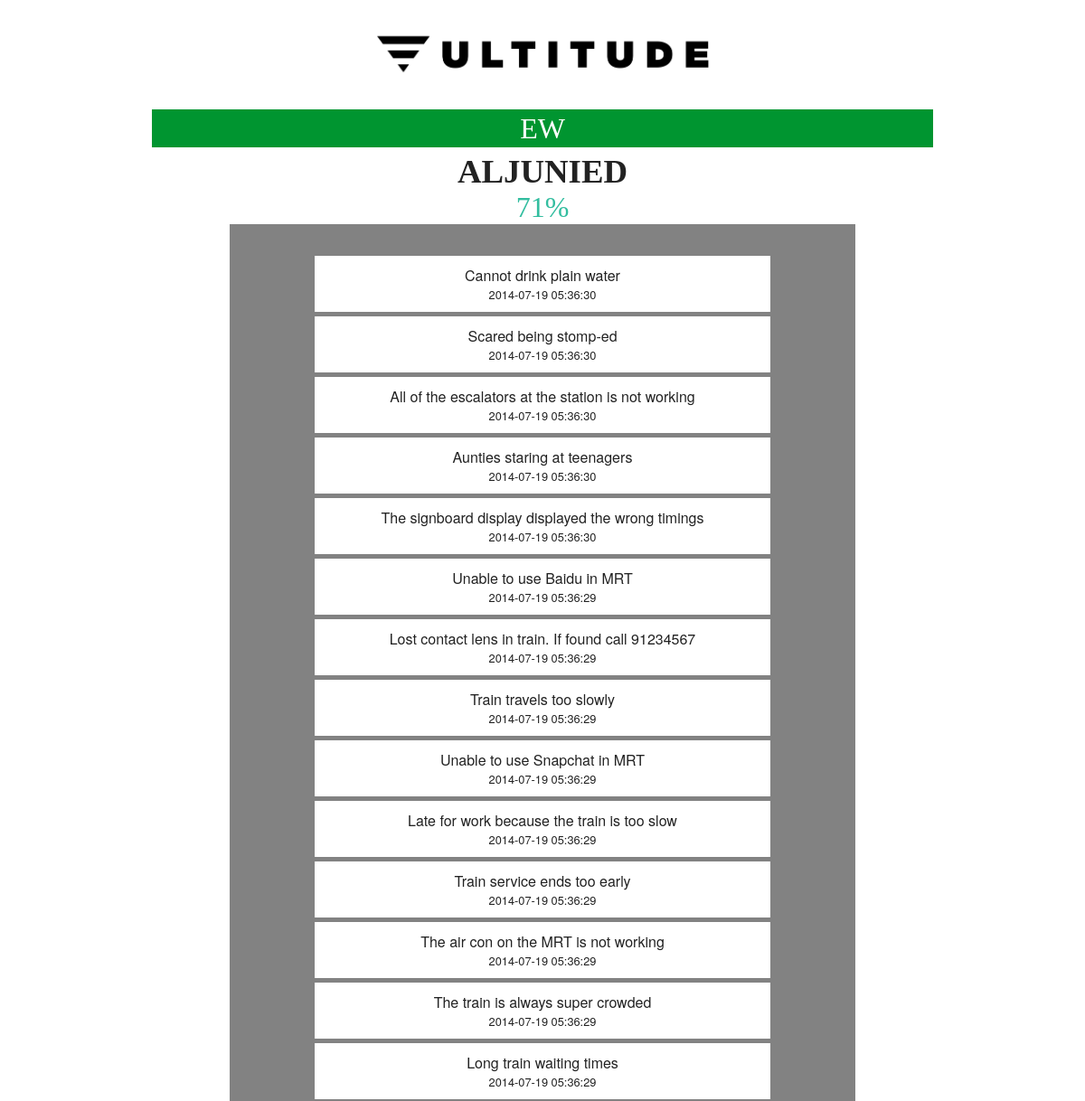
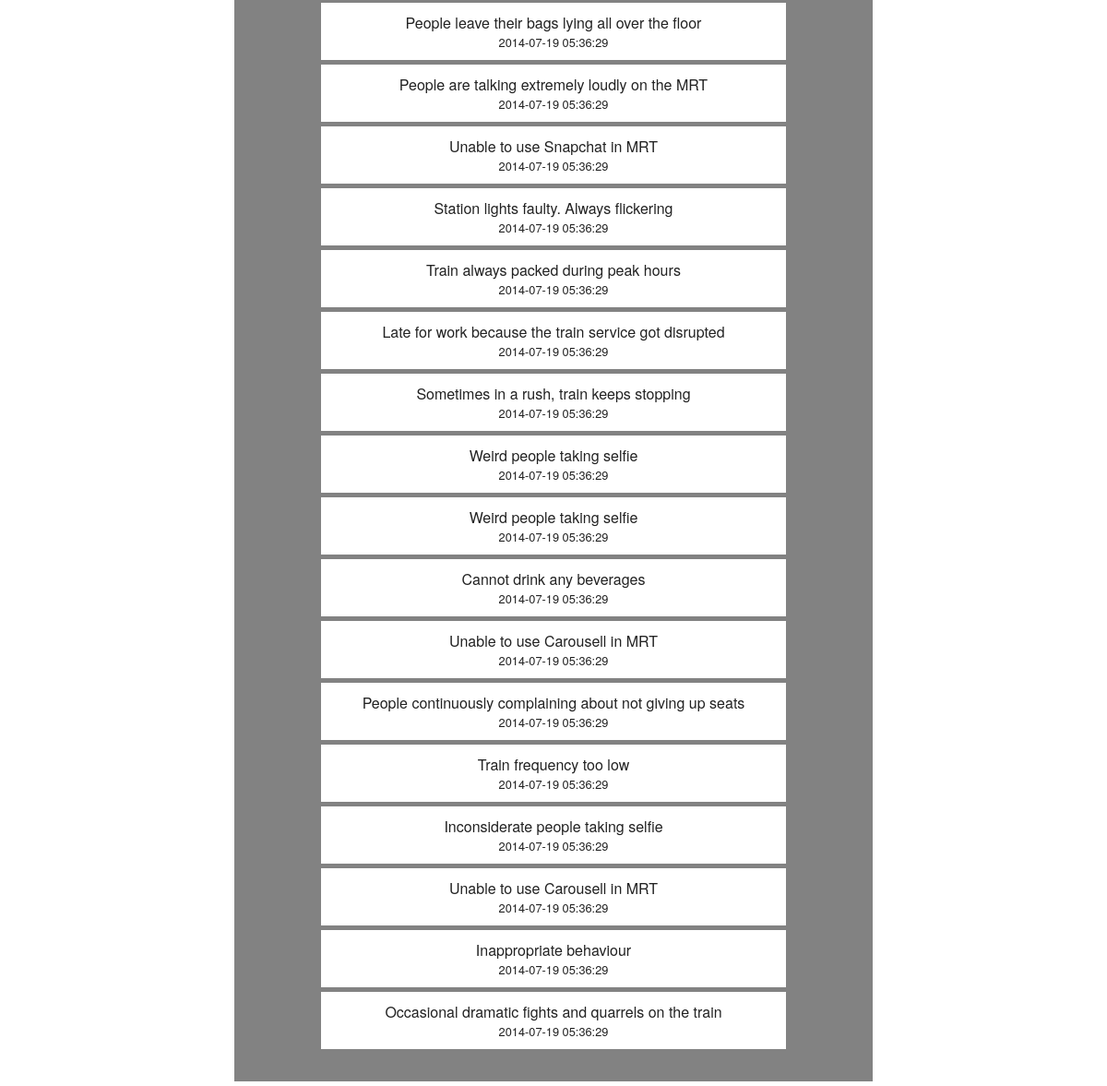
/details.php?station=Aljunied, run on the app's committed database (2 pictures, top to bottom).
### tables this page shows
CREATE TABLE `responses` (
  `UID` int(11) NOT NULL AUTO_INCREMENT,
  `timestamp` timestamp NOT NULL DEFAULT CURRENT_TIMESTAMP,
  `station` varchar(255) NOT NULL,
  `feedback` bit(1) NOT NULL,
  `message` text,
  PRIMARY KEY (`UID`)
);

### message.php (called while the page is built, shortened)
<?php
	class Message {
		public function __construct($msg, $s = "Default Station", $ts = "") {
			$this->message = $msg;
			$this->timestamp = $ts;
		}
	}
?>

### station.php (called while the page is built, shortened)
<?php
	class Station {
		public $positive = 0;
		public $negative = 0;
		public function __construct($n, $pos = 0, $neg = 0) {
			$this->name = $n;
			$this->positive = $pos;
			$this->negative = $neg;
		}
		public function getRating() {
			if ($this->negative == 0 && $this->positive == 0) {
				return 0;
			} else if ($this->negative == 0) {
				return 1;
			} else if ($this->positive == 0) {
				return 0;
			} else {
				$result = (float) $this->positive / ($this->negative + $this->positive);
				return $result;
			}
		}
	}
?>

### details.php (the view, shortened to what this page needs)
<html>
    <head>
    	<link rel="stylesheet" href="assets/css/foundation.css" type="text/css" />
		<link rel="stylesheet" href="assets/css/normalize.css" type="text/css" />
    	<link rel="stylesheet" href="assets/css/style-detail.css" type="text/css" />
	</head>
<body>
	<div id="container">
	<header class="row">
		<a href="index.php?action=list"><img id="banner-logo" src="Multitude.png" height="100px"/></a>
	</header>
	<?php
	require("station.php");
	require("message.php");
	require("db.php");
	if (isset($_GET['station'])) {
		$station = htmlspecialchars($_GET['station']);
		$sql = "SELECT * FROM `responses` WHERE `station` = '".$station."';";
		$result = mysqli_query($con, $sql);
		$rows = mysqli_num_rows($result);
		if ($rows != 0) {
			$station = new Station($station);
			$sql = "SELECT COUNT(*) as freq FROM `responses` WHERE feedback = 1 AND station = '".$station->name."'";
			$result = mysqli_query($con, $sql);
			$value = mysqli_fetch_object($result);
			$station->positive = $value->freq;;
			$sql = "SELECT COUNT(*) as freq FROM `responses` WHERE feedback = 0 AND station = '".$station->name."'";
			$result = mysqli_query($con, $sql);
			$value = mysqli_fetch_object($result);
			$station->negative = $value->freq;;
			$sql = "SELECT * FROM `responses` WHERE station = '".$station->name."' ORDER BY `timestamp` DESC;";
			$result = mysqli_query($con, $sql);
			$messages = array();
			while($array = mysqli_fetch_array($result)) {
				if (!$array['message'] == "") {
					$message = new Message($array['message'], $station->name, $array['timestamp']);
					array_push($messages, $message);
				}
			}
			if (count($messages) == 0) {
				echo "No detailed feedback has been given yet";
			} else {
				$messageTable = "<table id='feedback' align='center'>";
				foreach($messages as &$message) {
					$messageTable .= "<tr id='messages'><td class='message'><span class='message'>".$message->message."</span>";
					$messageTable .= "<br /><small class='timestamp'>".$message->timestamp."</small></td></tr>";
				}
				$messageTable .= "</table>";
			}
            function displayLogo($name, $mainArray) {
					$result = "";
					foreach ($mainArray as $temp) {
						foreach ($temp as $key => $value) {
							if ($value == $name) {
								$result = $key;
								break;
							}
						}
						if ($result != "") {
							break;
						}
					}
					$code = substr($result, 0, 2);
					echo '<p class="bigicon '.$code.'">'.substr($result, 0, 2).'</p>';
            }
            displayLogo($station -> name, $mainStationArray);
	?>
<?php
            echo '<table style="detailstable"><tr><td>';
            echo '</td><td><h3 class="detailname">'.$station->name.'</h3>';
            if (round($station->getRating()*100,0) < 66) {
                if (round($station->getRating()*100,0) < 33) {
                    echo '<p class="detailnamebad">'.round($station->getRating()*100,0).'%</p>';
                } else {
                    echo '<p class="detailnameavg">'.round($station->getRating()*100,0).'%</p>';
                }
            } else {
                echo '<p class="detailnamegood">'.round($station->getRating()*100,0).'%</p>';
            }
		}
	}
?>
	<div id="messageTable"><?php echo $messageTable; ?></div>
</div>
  </body>
</html>

### assets/css/foundation.css (style rules this page uses)
html, body { height: 100%; }
*, *:before, *:after { -webkit-box-sizing: border-box; -moz-box-sizing: border-box; box-sizing: border-box; }
html, body { font-size: 100%; }
body { background: white; color: #222222; padding: 0; margin: 0; font-family: "Helvetica Neue", "Helvetica", Helvetica, Arial, sans-serif; font-weight: normal; font-style: normal; line-height: 1; position: relative; cursor: default; }
img { max-width: 100%; height: auto; }
img { -ms-interpolation-mode: bicubic; }
img { display: inline-block; vertical-align: middle; }
.row { width: 100%; margin-left: auto; margin-right: auto; margin-top: 0; margin-bottom: 0; max-width: 62.5em; }
.row:before, .row:after { content: " "; display: table; }
.row:after { clear: both; }

### assets/css/style-detail.css (style rules this page uses)
h3 { font-family: ProximaNova-Bold; font-size: 2.3em; text-transform: uppercase; margin: 0; }
p { font-family: ProximaNova; font-size: 2em; margin: 0; }
#banner-logo { width: 50%; }
body { margin: 0 auto; width: 80%; }
#container { text-align:center; margin: 0 auto; width: 90%; }
.detailnamegood { color: #32bd9f; }
.EW { background-color: #009530; }
.bigicon { padding: 5px; color: white; }
table { margin: 0 auto; width:80%; text-align: center; border-collapse:separate; border-spacing:0 5px; }
#messageTable { background-color: #828282; margin: 0 auto; text-align: center; padding:30px; }
tr#messages { background-color: white; padding-bottom: 1em; }
td.message { padding: 10px; }

### data on the page
responses: message "Cannot drink plain water", timestamp "2014-07-19 05:36:30"
responses: message "Scared being stomp-ed", timestamp "2014-07-19 05:36:30"
responses: message "All of the escalators at the station is not working", timestamp "2014-07-19 05:36:30"
responses: message "Aunties staring at teenagers", timestamp "2014-07-19 05:36:30"
responses: message "The signboard display displayed the wrong timings", timestamp "2014-07-19 05:36:30"
responses: message "Unable to use Baidu in MRT", timestamp "2014-07-19 05:36:29"
responses: message "Lost contact lens in train. If found call 91234567", timestamp "2014-07-19 05:36:29"
responses: message "Train travels too slowly", timestamp "2014-07-19 05:36:29"
responses: message "Unable to use Snapchat in MRT", timestamp "2014-07-19 05:36:29"
responses: message "Late for work because the train is too slow", timestamp "2014-07-19 05:36:29"
responses: message "Train service ends too early", timestamp "2014-07-19 05:36:29"
responses: message "The air con on the MRT is not working", timestamp "2014-07-19 05:36:29"
responses: message "The train is always super crowded", timestamp "2014-07-19 05:36:29"
responses: message "Long train waiting times", timestamp "2014-07-19 05:36:29"
responses: message "People leave their bags lying all over the floor", timestamp "2014-07-19 05:36:29"
responses: message "People are talking extremely loudly on the MRT", timestamp "2014-07-19 05:36:29"
responses: message "Unable to use Snapchat in MRT", timestamp "2014-07-19 05:36:29"
responses: message "Station lights faulty. Always flickering", timestamp "2014-07-19 05:36:29"
responses: message "Train always packed during peak hours", timestamp "2014-07-19 05:36:29"
responses: message "Late for work because the train service got disrupted", timestamp "2014-07-19 05:36:29"
responses: message "Sometimes in a rush, train keeps stopping", timestamp "2014-07-19 05:36:29"
responses: message "Weird people taking selfie", timestamp "2014-07-19 05:36:29"
responses: message "Weird people taking selfie", timestamp "2014-07-19 05:36:29"
responses: message "Cannot drink any beverages", timestamp "2014-07-19 05:36:29"
responses: message "Unable to use Carousell in MRT", timestamp "2014-07-19 05:36:29"
responses: message "People continuously complaining about not giving up seats", timestamp "2014-07-19 05:36:29"
responses: message "Train frequency too low", timestamp "2014-07-19 05:36:29"
responses: message "Inconsiderate people taking selfie", timestamp "2014-07-19 05:36:29"
responses: message "Unable to use Carousell in MRT", timestamp "2014-07-19 05:36:29"
responses: message "Inappropriate behaviour", timestamp "2014-07-19 05:36:29"
responses: message "Occasional dramatic fights and quarrels on the train", timestamp "2014-07-19 05:36:29"

### other printed values
substr($result, 0, 2) "EW"
$station->name "ALJUNIED"
$station->getRating()*100 "71"
